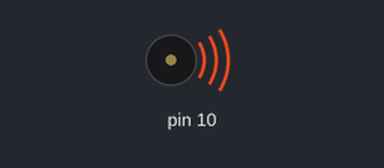
The sketch below on a simulated Arduino Uno, built with avr-gcc and run on an emulated ATmega328P. Parts: buzzer (waves = sounding).

Above: at 0.5 s.
At 2.5 s:
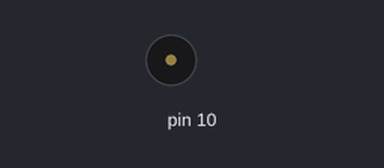
Timing chart, 0 to 5.2 s (numbered marks = the images above):
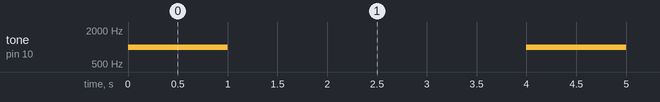

The sketch:

parking_car.ino
```cpp
#include<avr/io.h>
#include<util/delay.h>
void lcdcmd(unsigned char a)
{
PORTD=a;PORTC=0b00000100;
_delay_ms(100);
PORTC=0b00000000;
_delay_ms(100);
}
void lcddata(unsigned char a)
{ PORTD=a; PORTC=0b00000101;
_delay_ms(100);
PORTC=0b00000001;
_delay_ms(100);
}
void refresh()
{ lcdcmd(0x01);lcdcmd(0x80);
lcddata('E');lcddata('n');lcddata('t');lcddata('e');lcddata('r');lcddata(' ');
lcddata('c');lcddata('a');lcddata('r');lcddata(' ');
lcddata('n');lcddata('o');lcddata('.');lcddata(':');lcddata(' ');
}
void warning()
{ lcdcmd(0x01);lcdcmd(0x80);
lcddata('I');lcddata('n');lcddata('v');lcddata('a');lcddata('l');lcddata('i');
lcddata('d');lcddata(' ');
lcddata('c');lcddata('a');lcddata('r');lcddata(' ');
lcddata('n');lcddata('o');lcddata('.');lcddata('.');lcddata('.');
_delay_ms(500);
refresh();
}
void parkingfull()
{
lcdcmd(0x01);
lcdcmd(0x80);
lcddata('P');
lcddata('a');
lcddata('r');
lcddata('k');
lcddata('i');
lcddata('n');
lcddata('g');
lcddata(' ');
lcddata('i');
lcddata('s');
lcddata(' ');
lcddata('f');
lcddata('u');
lcddata('l');
lcddata('l');
lcddata('!');
}
void success(unsigned char a)
{
lcdcmd(0x01);lcdcmd(0x80);
lcddata('S');lcddata('l');lcddata('o');lcddata('t');//lcddata(':');
lcddata(a);
lcddata(' ');
lcddata('a');lcddata('l');lcddata('l');lcddata('o');lcddata('t');lcddata('e');
lcddata('d');
_delay_ms(5000);
}
int main()
{
int carcount=0;
int a[4][4];
int count=0,i=0,j=0;
DDRB = 0x00;
PORTB = 0x0F;
DDRC=0xFF;
DDRD=0xFF;
lcdcmd(0x38);
lcdcmd(0x0E);
lcdcmd(0x01);
lcdcmd(0x80);
refresh();
for(i=0;i<4;i++)
{
for(j=0;j<4;j++)
{
a[i][j]=0;
}
}
while (1) //loop key check forever
 {
 if(carcount<4)
 {
//first column

 _delay_ms(50);
 if (!(PINB & 0x01)){ lcddata('1');a[carcount][count]=1;count++;}
 if (!(PINB & 0x02)){lcddata('4');a[carcount][count]=4;count++;}
 if (!(PINB & 0x04)){lcddata('7');a[carcount][count]=7;count++;}
if (!(PINB & 0x08)) {refresh();
for(j=0;j<4;j++){
a[carcount][j]=0;}
count=0;
}
 //second column

 _delay_ms(50);
 if (!(PINB & 0x01)){lcddata('2');a[carcount][count]=2;count++;}
 if (!(PINB & 0x02)){lcddata('5');a[carcount][count]=5;count++;}
 if (!(PINB & 0x04)){lcddata('8');a[carcount][count]=8;count++;}
 if (!(PINB & 0x08)){lcddata('0');a[carcount][count]=0;count++;}
 //third column

 _delay_ms(50);
 if (!(PINB & 0x01)){lcddata('3');a[carcount][count]=3;count++;}
 if (!(PINB & 0x02)){lcddata('6');a[carcount][count]=6;count++;}
 if (!(PINB & 0x04)){lcddata('9');a[carcount][count]=9;count++;}
if (!(PINB & 0x08)){//lcddata('#');
if(count>4||count<3){
warning();
count=0;
}
else{
carcount++;
success(carcount+48);
refresh();
}
}
}
else{
parkingfull();
}
}
}
```

PROJECT1.ino
```cpp
void setup() {
  // put your setup code here, to run once:
pinMode(10,OUTPUT);
}

void loop() {
  // put your main code here, to run repeatedly:
tone(10,1000);
delay(1000);
noTone(10);
delay(3000);
}
```

Measured:
- by itself, tone on pin 10: alternates 1000 Hz for 1.0 s and silent for 3.0 s
